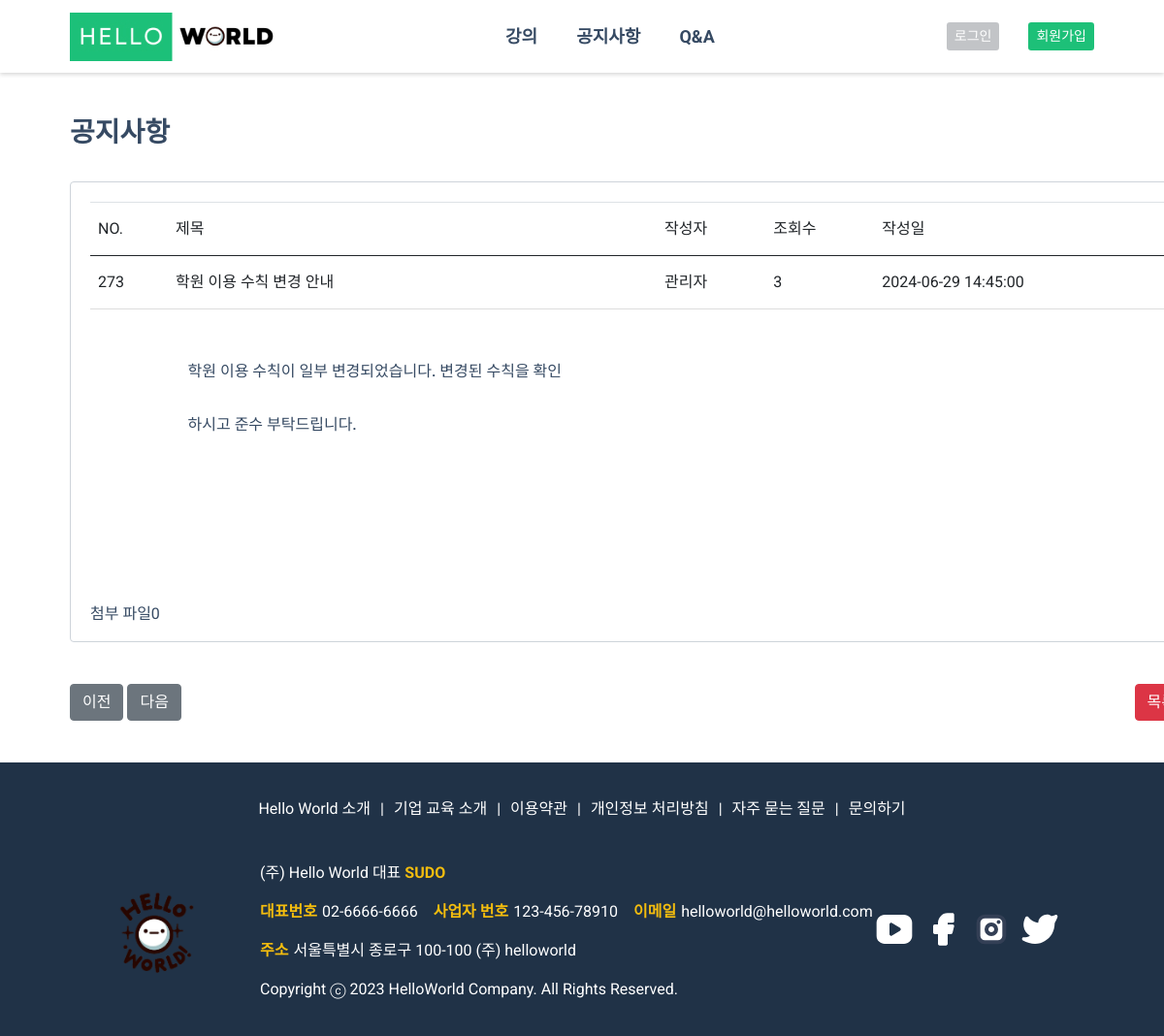
Screenshot of /user/notice/notice_detail.php?id=273 with the database file from the repository.
### tables this page shows
CREATE TABLE `notice` (
  `idx` int(11) NOT NULL,
  `title` varchar(30) NOT NULL,
  `name` varchar(100) NOT NULL,
  `view` varchar(1000) DEFAULT NULL,
  `content` varchar(100) NOT NULL,
  `file` varchar(100) NOT NULL,
  `regdate` datetime DEFAULT NULL,
  `image` varchar(255) NOT NULL
);

### user/notice/notice_detail.php (the view, shortened to what this page needs)
<?php
$cssRoute1 ='<link rel="stylesheet" href="/helloworld/user/css/notice_detail.css">';
$cssRoute2 ='<link rel="stylesheet" href="/helloworld/user/css/notice.css">';
include_once $_SERVER['DOCUMENT_ROOT'] . '/helloworld/inc/user_header.php';
$notice_id = $_GET['id'];
$sql = "SELECT * FROM notice WHERE idx = $notice_id";
$result = $mysqli->query($sql);
$row = $result->fetch_assoc();
$sql_prev = "SELECT MAX(idx) AS prev_id FROM notice WHERE idx < $notice_id";
$result_prev = $mysqli->query($sql_prev);
$row_prev = $result_prev->fetch_assoc();
$prev_id = $row_prev['prev_id'];
$sql_next = "SELECT MIN(idx) AS next_id FROM notice WHERE idx > $notice_id";
$result_next = $mysqli->query($sql_next);
$row_next = $result_next->fetch_assoc();
$next_id = $row_next['next_id'];
?>
<div class="container">
    <h2 class="h2_t nt">공지사항</h2>
    <section>
        <div class="content-box nb">
            <table class="table tc">
                <thead>
                    <tr>
                        <th scope="col">NO.</th>
                        <th scope="col">제목</th>
                        <th scope="col">작성자</th>
                        <th scope="col">조회수</th>
                        <th scope="col">작성일</th>
                    </tr>
                </thead>
                <tbody>
                    <tr>
                        <th scope="row"><?= $row['idx']; ?></th>
                        <td class="tw"><?= $row['title']; ?></td>
                        <td><?= $row['name']; ?></td>
                        <td><?= $row['view'];?></td>
                        <td><?= $row['regdate']; ?></td>
                    </tr>
                </tbody>
            </table>
            <div class="notice-detail-box jcsb d-flex">
                <div class="notice-content h5">
                  <p><?= $row['content']; ?></p>
                </div>
            </div>
            <div class="d-flex file">
                    <p>첨부 파일</p>
                    <p><?= $row['file']; ?></p>
                </div>
        </div>
    </section>
    <div class="d-flex jcsb btn_s">
        <div class="r_btn">
                <?php if ($prev_id !== null) : ?>
                    <a href="notice_detail.php?id=<?= $prev_id; ?>" class="btn btn-secondary">이전</a>
                <?php else : ?>
                    <a href="#" class="btn btn-primary disabled">이전</a>
                <?php endif; ?>
                <?php if ($next_id !== null) : ?>
                    <a href="notice_detail.php?id=<?= $next_id; ?>" class="btn btn-secondary">다음</a>
                <?php else : ?>
                    <a href="#" class="btn btn-primary disabled">다음</a>
                <?php endif; ?>
        </div>
        <div>
            <button type="button" class="btn btn-danger bd"><a href="/helloworld/user/notice/notice.php">목록</a></button>
        </div>
    </div>
</div>
<?php
include_once $_SERVER['DOCUMENT_ROOT'] . '/helloworld/inc/user_footer.php';
?>

### user/css/common.css (style rules this page uses)
:root { --f-H2: 28px; --f-H1: 32px; --f-H3: 24px; --f-H4: 18px; --f-H5: 16px; --f-H6: 14px; --f-p: 16px; --c-background: #fff; --c-main: #f5f5f5; --c-sub: #11359a; --c-font: #364a63; --c-lightgray: #8094ae; --c-yellow: #f4bd0e; --c-lightblue: #09c2de; --c-lightgreen: #1ee0ac; --c-lightred: #e85347; --c-blue: #465fff; --c-button: #7749f8; --c-button-hover: #5227cc; --c-menu-font: #6e82a5; --c-menu-font-hover: #7f8dff; --c-menu-BG: #101924; --c-active-button: #798bff; --c-Nonactive-button: #6c757d; --c-nonactive-button-hover: #8a8686; --c-complete-button: #28a745; --c-complete-button-hover: #079828; --c-cancle-button: #dc3545; --c-active-check-button: #499eed; --c-Nonactive-check-button: #8a8686; --c-contentBG: #f5f6fa; --c-space_updown: 30px; --c-title-font: #1dc078; --c-menu-font: #4a4a4a; --c-footer-BG: #101924; --c-content-BG: #fff; --c-black: #000; --c-H2: #1b1c1d; --c-p: #495057; --c-lightgray: #999999; --c-primary-button: #00c471; --c-border-grey: #c2c4c7; --c-ribon-blue: #000080; --c-ribon-pulple: #a020f0; --c-ribon-orange: #ff6347; --c-ribon-geeen: #1ee0ac; --c-next-prev-button: #d9d9d9; }
h2, .h2 { font-size: var(--f-H2); font-weight: bold; }
h5, .h5 { font-size: var(--f-H5); }
p, .p { font-size: var(--f-p); }
body { font-family: 'Roboto', sans-serif; color: var(--c-font); box-sizing: border-box; }
.content-box { border: 1px solid #ced4da; border-radius: 4px; background: #fff; padding: 20px; }
.container { max-width: 1200px; width: 90%; margin: 0 auto; }
.d-flex { display: flex; }
.jcsb { justify-content: space-between; }
.h2_t { margin-top: 48px; }
.tw { width: 504px; }
.container h2 { margin-right: 60px; }

### user/css/notice_detail.css (style rules this page uses)
.nt { padding-bottom: 36px; }
.nb { width: 1153px; height: auto; }
.tc { width: 100%; border-collapse: collapse; }
th, td { padding: 10px; text-align: left; border-bottom: 1px solid #ddd; }
.notice-detail-box { width: 910px; height: 290px; margin: 0 auto; }
.notice-content { width: 400px; height: auto; }
.notice-content p { padding-top: 20px; }
.btn_s { width: 1153px; padding-top: 43px; padding-bottom: 43px; }
.r_btn { gap: 20px; }

### user/css/notice.css (style rules this page uses)
.notice-content { line-height: 55px; }
table td, table th { vertical-align: middle; }
tr { width: 1153px; height: 55px; border-top: 1px solid #dee2e6; border-bottom: 1px solid #dee2e6; }

### rows the page displays
notice: idx "273", title "학원 이용 수칙 변경 안내", name "관리자", view "3", regdate "2024-06-29 14:45:00", content "학원 이용 수칙이 일부 변경되었습니다. 변경된 수칙을 확인하시고 준수 부탁드립니다.", file "0"
